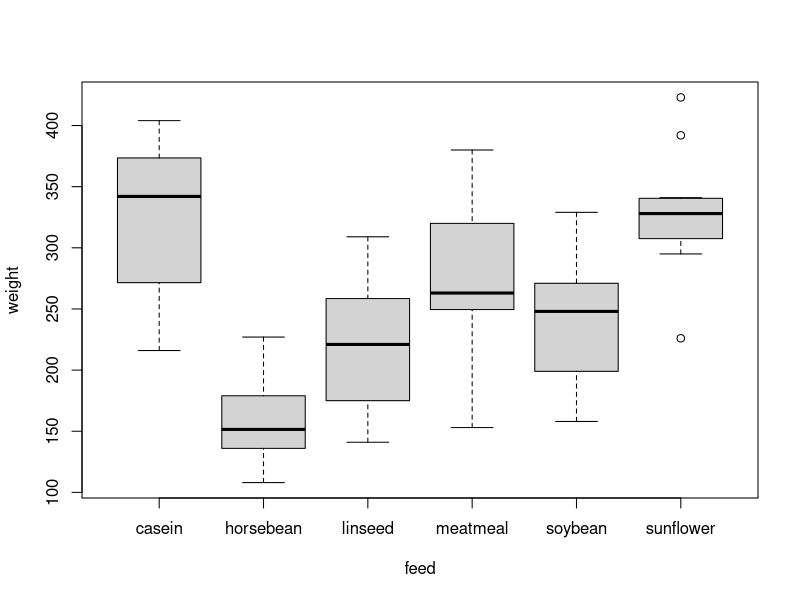

Here is the R script that generated this plot:
library(tidyverse)
#library(pillar)

str(chickwts)

tot_mean <- mean(chickwts$weight)

options(digits = 7)

# Slide 11, LM 2
chickwts %>% group_by(feed) %>% 
  summarise(Durchschnitt = mean(weight),
            Effekt = mean(weight) - tot_mean)

boxplot(weight ~ feed, data = chickwts)
